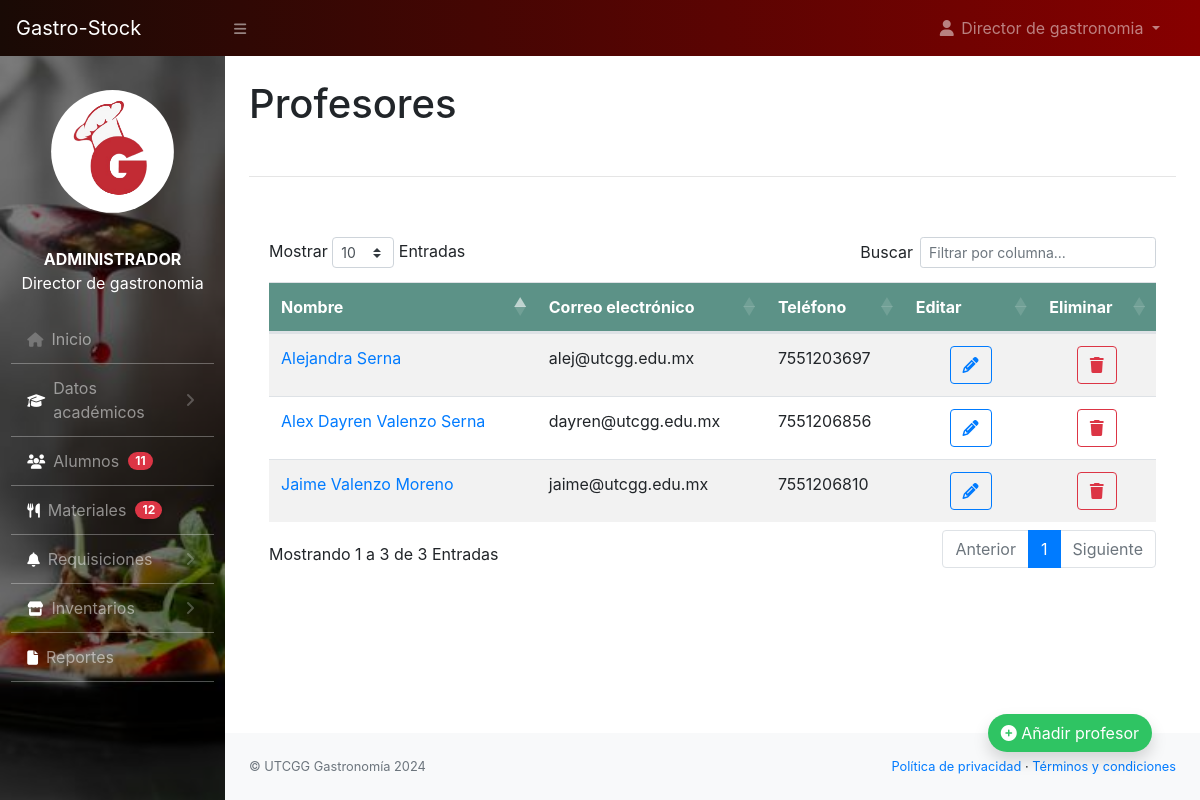
The page /encargado/profesores.php (signed in) on the database its author committed.
### tables this page shows
CREATE TABLE `profesores` (
  `id_profesor` int(11) NOT NULL,
  `nombre` varchar(150) NOT NULL,
  `email` varchar(150) NOT NULL,
  `telefono` varchar(11) NOT NULL,
  `activo` int(2) NOT NULL
);

### encargado/profesores.php (the view, shortened to what this page needs)
<?php
    include_once('../conf/config.php');
?>
<!DOCTYPE html>
<html lang="en">
<head>
	<link rel="stylesheet" href="https://cdn.jsdelivr.net/npm/bootstrap@4.6.2/dist/css/bootstrap.min.css">
        <link href="../css/styles.css" rel="stylesheet" />
        <link rel="stylesheet" href="../css/estilo-nav.css">
        <link href="https://cdn.datatables.net/1.10.20/css/dataTables.bootstrap4.min.css" rel="stylesheet" />
        <link rel="stylesheet" href="https://cdnjs.cloudflare.com/ajax/libs/font-awesome/6.5.1/css/all.min.css" />
</head>
<body class="sb-nav-fixed">
	<?php
		include_once("navbar.php");
	?>
	<div id="layoutSidenav_content">
                <main>
                    <div class="container-fluid">
                        <h1 class="mt-4">Profesores</h1>
                        <br>
                        <hr>
                        <br>
                        <div class="card mb-4" style="border: none">
                            <div class="card-body">
                                <div class="table-responsive">
                                    <table class="table table-hover table-striped" id="dataTable" width="100%" cellspacing="0">
                                        <thead style="background-color:#5C9287 ;color: #fff;">
                                            <tr>
                                                <th>Nombre</th>
                                                <th>Correo electrónico</th>
                                                <th>Teléfono</th>
                                                <th>Editar</th>
                                                <th>Eliminar</th>
                                            </tr>
                                        </thead>
                                        <tbody>
                                          <?php
          $sql = "SELECT * FROM profesores WHERE activo = 1";
          $result = $con -> query($sql);
          $i=1;
          if($result ->num_rows > 0){
            while($row = $result ->fetch_assoc()) { ?>
              <tr>
                  <td>
                    <a href="#" class="text-primary" data-toggle="modal" data-target="#exampleModal2_<?php echo $i ?>"><?php echo $row['nombre'] ?></a>
                </td>
                  <td><?php echo $row['email'] ?></td>
                  <td><?php echo $row['telefono'] ?></td>
                  <td>
                    <div class="container-fluid text-center">
                    <a href="editar_profesor.php?id=<?php echo $row['id_profesor'] ?>" class="btn btn-outline-primary" role="button"><i class="fa-solid fa-pencil"></i> </a>
                    </div>
                  </td>
                  <td class="text-center">
<button type="button" class="btn btn-outline-danger" data-toggle="modal" data-target="#exampleModal1_<?php echo $i ?>">
  <i class="fa-solid fa-trash"></i>
</button>
                  </td>
              </tr>
              <?php $i++;
            }
          } else{
            echo "<tr> <td colspan='5'> <center>Aún no se han registrado profesores</center></td></tr>";
          }
        ?>
                    </tbody>
                  </table>
                </div>
              </div>
            </div>
          </div>
          <br>
          <br>
          <br>
          <div class="d-flex container-fluid justify-content-end fixed-bottom p-5" >
        <a href="form_profesores.php"><button type="button" class="btn shadow " style="border-radius: 50px;background-color: #2FC463;color:#fff;"><i class="fa-solid fa-circle-plus"></i> Añadir profesor</button></a>
      </div>
        </main>
        <?php include_once('footer.php'); ?>
</body>
</html>

### rows shown on the page
profesores: nombre "Alex Dayren Valenzo Serna", email "dayren@utcgg.edu.mx", telefono "7551206856"
profesores: nombre "Jaime Valenzo Moreno", email "jaime@utcgg.edu.mx", telefono "7551206810"
profesores: nombre "Alejandra Serna", email "alej@utcgg.edu.mx", telefono "7551203697"

### other values the page prints
$nombre "Director de gastronomia"
$tipo_usuario "ADMINISTRADOR"
$row['total'] "11"
$row['total'] "12"
